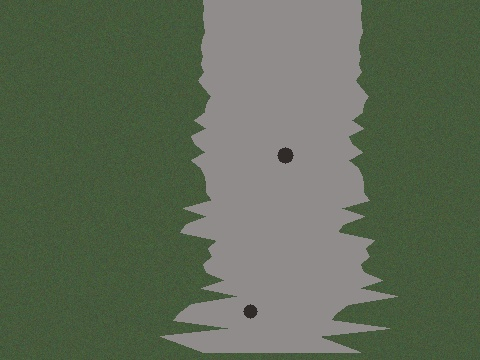
#> input picture data/sandbox/dataset/images/train/syn_0000.jpg, 480 x 360 px
$ python -i verify_depth_alignment.py   (imports and definitions only)   (older library calls are emulated)
#> lines starting #> are read from the running program, lines starting #| are printed output that depends on the picture
#> further down, picture is the input picture: shape (360, 480, 3); mean B, G, R 85.3, 105.6, 93.5
#!/usr/bin/env python3
"""深度 ↔ RGB 对齐验证。

问题：契约只保证"同源共网格 + 分辨率不同"，但**没有证明**深度像素 (x,y)
真的对应 RGB 像素 (5x, 5y)。若存在系统性偏移或缩放误差，所有米制结论都会错位，
而画面上看不出来。

做法：
  1. 在深度图上求梯度，取梯度最大的若干像素作为"几何边缘"；
  2. 把这些边缘按比例映射到 RGB 分辨率；
  3. 统计这些位置上的 RGB 梯度均值，与全图均值相比得到「富集倍数」；
  4. 扫描偏移量，找富集最大的位置。

判读：
  * 最佳偏移接近 (0,0) 且富集明显 > 1  -> 对齐成立；
  * 最佳偏移远离 (0,0)                  -> 存在系统性偏移，米制结论不可信。

用法:
    perception/.venv/bin/python scripts/verify_depth_alignment.py /tmp/vb_check
"""
from __future__ import annotations

import argparse
import json
from pathlib import Path

import cv2
import numpy as np


# [26 lines left out: functions load_frame, depth_edge_mask, not called in this run]


def rgb_gradient(rgb: np.ndarray) -> np.ndarray:
    gray = cv2.cvtColor(rgb, cv2.COLOR_BGR2GRAY).astype(np.float32)
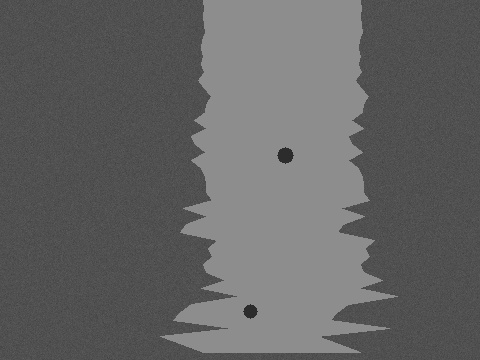
#> gray: shape (360, 480) float32; min 38, max 149, mean 99.7
    gray = cv2.GaussianBlur(gray, (3, 3), 0)
    gx = cv2.Sobel(gray, cv2.CV_32F, 1, 0, ksize=3)
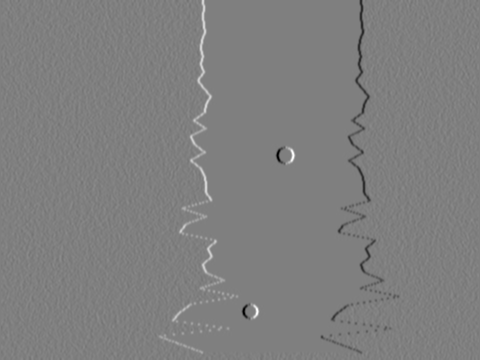
#> gx: shape (360, 480) float32; min -293.6, max 292.9, mean 0; drawn with min black and max white
    gy = cv2.Sobel(gray, cv2.CV_32F, 0, 1, ksize=3)
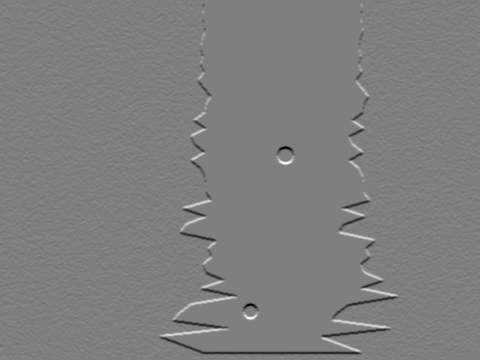
#> gy: shape (360, 480) float32; min -291.6, max 291.9, mean -0.4; drawn with min black and max white
    return np.hypot(gx, gy)
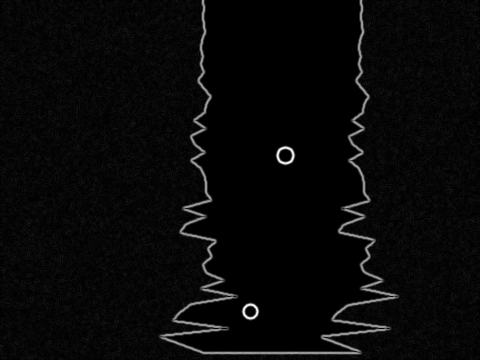
#> returned value: shape (360, 480) float32; min 0, max 312.3, mean 10.5; drawn with min black and max white


# [100 lines left out: functions enrichment, verify_directory, main, not called in this run]


# [2 lines not run here, left out]

>>> import cv2
>>> picture = cv2.imread('../data/sandbox/dataset/images/train/syn_0000.jpg')
>>> result = rgb_gradient(picture)

$ run again, on data/sandbox/dataset/images/train/syn_0003.jpg
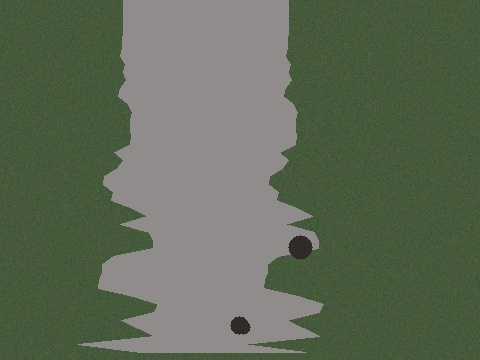
#> input picture data/sandbox/dataset/images/train/syn_0003.jpg, 480 x 360 px
#> picture is the input picture: shape (360, 480, 3); mean B, G, R 86.4, 106.3, 94.5
#> in rgb_gradient, `gy = cv2.Sobel(gray, cv2.CV_32F, 0, 1, ksize=3)`:
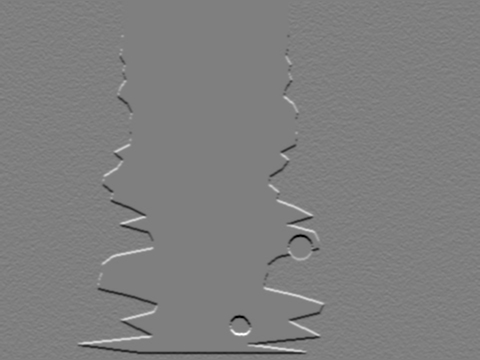
#> gy: shape (360, 480) float32; min -291.9, max 292.7, mean -0.5; drawn with min black and max white
#> in rgb_gradient, `return np.hypot(gx, gy)`:
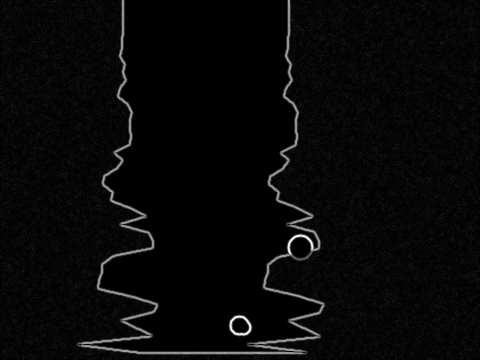
#> returned value: shape (360, 480) float32; min 0, max 314.1, mean 10.3; drawn with min black and max white
